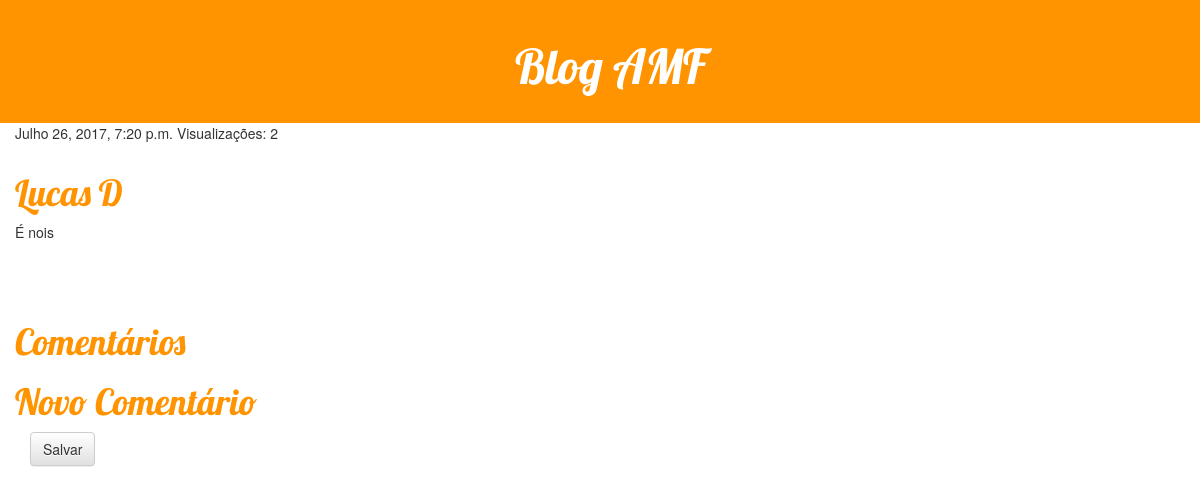
Screenshot of /post/4/edit (signed in) with the database file from the repository.
### blog/models.py (models this page shows, shortened)
class Post(models.Model):
    autor = models.ForeignKey('auth.User')
    titulo = models.CharField(max_length=200)
    texto = models.TextField()
    data_criacao = models.DateTimeField(default=timezone.now)
    data_publicacao = models.DateTimeField(blank=True, null=True)
    visualizacoes = models.IntegerField(default=0)

### blog/views.py (the view)
# urls.py: url(r'^post/(?P<pk>[0-9]+)/edit', views.post_edit),
def post_edit(request, pk):
    if request.user.id is None:
        return redirect(logar)
    if request.user.is_staff:
        if request.method == 'POST':
            post = Post.objects.get(id = pk)
            form = formPost(request.POST, instance=post)
            if form.is_valid():
                form.save()
                post = Post.objects.get(id=pk)
                return render(request, 'post_detail.html', {'post': post})
        else:
            post = Post.objects.get(id=pk)
            form = formPost(instance=post)
            return render(request, 'post_new.html', {'form': form})
    else:
        post = Post.objects.get(id=pk)
        return render(request, 'post_detail.html', {'post': post})

### blog/Templates/post_detail.html (shortened to what this page needs)
{% load staticfiles %}
<!DOCTYPE html>
<html lang="en">
<head>
    <link rel="stylesheet" href="{% static 'css/blog.css' %}">
    <link rel="stylesheet" href="//maxcdn.bootstrapcdn.com/bootstrap/3.2.0/css/bootstrap.min.css">
    <link rel="stylesheet" href="//maxcdn.bootstrapcdn.com/bootstrap/3.2.0/css/bootstrap-theme.min.css">
</head>
<body>
<div class="post-header">
    <h1><a href="/">Blog AMF</a></h1>
</div>
<div class="content">
<div class="post">
    <div class="date">{{ post.data_publicacao }}   Visualizações: {{ post.visualizacoes }}</div>
    <h1><a href="">{{ post.titulo }}</a></h1>
    <p>{{ post.texto|linebreaksbr }}</p>
</div>
</div>
<div class="content">
    <div>
        <h1>Comentários</h1>
        <h1>Novo Comentário</h1>
        <div class="content container">
            <div class="row">
                <div class="col-md-12">
                    <form method="POST" class="form-row">
                        <button type="submit" class="save btn btn-default">Salvar</button>
                    </form>
                </div>
            </div>
        </div>
    </div>
</div>
</body>
</html>

### blog/static/css/blog.css (style rules this page uses)
.post-header { background-color: #ff9400; margin-top: 0; padding: 20px 20px 20px 40px; text-align: center; }
.post-header h1, .post-header h1 a, .post-header h1 a:visited, .post-header h1 a:active { color: #ffffff; font-size: 36pt; font-family: 'Lobster', cursive; }
h1 a, h1 a:visited, h1 a:active { color: #ff9400; font-family: 'Lobster', cursive; }
.content h1,h2,h3,h4 { color: #ff9400; font-family: 'Lobster', cursive; }
.content { padding-left: 15px; padding-right: 15px; }
.post { padding-bottom: 50px; }
.date { padding-bottom: 10px; }

### rows the page displays
Post: data_publicacao "Julho 26, 2017, 7:20 p.m.", visualizacoes "2", titulo "Lucas D", texto "É nois"
